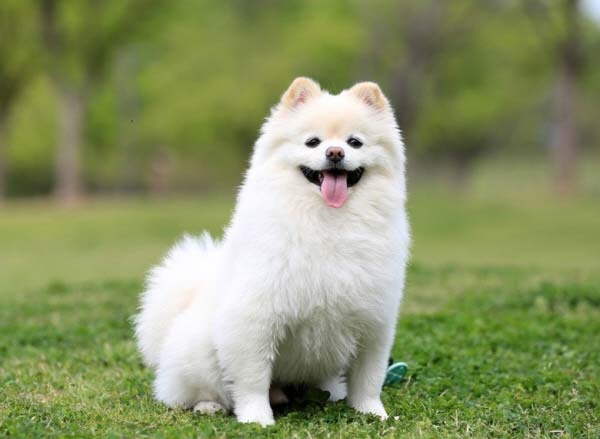
#> input picture OpenCV/img/dog.jpg, 600 x 439 px, found by its file name
$ python image_rotate_flip.py
#> lines starting #> are read from the running program, lines starting #| are printed output that depends on the picture
import numpy as np
import cv2

img = cv2.imread(
    "C:/Users/samsung-user/Documents/Deep_learning_textbooks/OpenCV/img/dog.JPG"
)
#> img is the input picture: shape (439, 600, 3); mean B, G, R 102.3, 148.3, 137.9

# cv2.imwrite(
#     "C:/Users/samsung-user/Documents/Deep_learning_textbooks/OpenCV/img/original_img.jpg",
#     img,
# )

# warpAffine() 함수 사용에 필요한 행렬을 만든다.
# 첫 번째 인수는 회전의 중심(여기서는 이미지의 중심을 설정)
# 두 번째 인수는 회전 각도(여기서는 180도를 설정)
# 세 번째 인수는 배율(여기서는 2배 확대로 설정)

center = (img.shape[1] / 2, img.shape[0] / 2)
#> center = (300, 219.5)
mat = cv2.getRotationMatrix2D(center, 180, 2.0)


# 아핀 변환을 한다.
# 첫 번째 인수는 변환하려는 이미지
# 두 번째 인수는 위에서 생성한 행렬(mat)
# 세 번째 인수는 사이즈

my_img = cv2.warpAffine(img, mat, (img.shape[1], img.shape[0]))
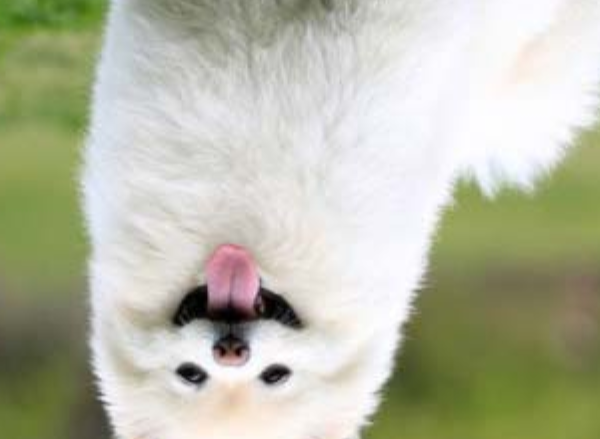
#> my_img: shape (439, 600, 3); mean B, G, R 166, 186.5, 184.3


cv2.imwrite(
    "C:/Users/samsung-user/Documents/Deep_learning_textbooks/OpenCV/img/rotate_img.jpg",
    my_img,
)


# 연습 문제
# cv2.flip() 함수를 사용하여 이미지를 x축 중심으로 반전

flip_img = cv2.flip(img, 0)
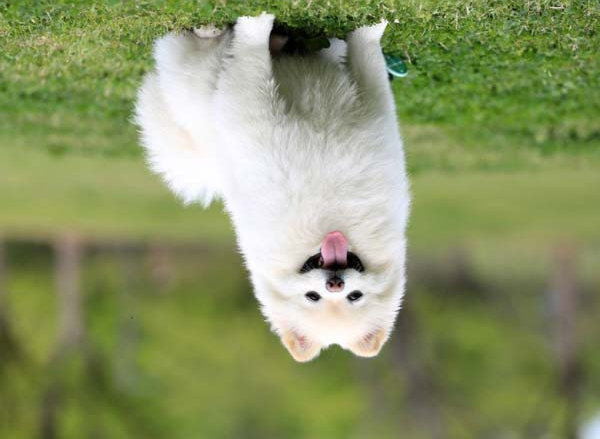
#> flip_img: shape (439, 600, 3); mean B, G, R 102.3, 148.3, 137.9
cv2.imwrite(
    "C:/Users/samsung-user/Documents/Deep_learning_textbooks/OpenCV/img/flip_dog_img.jpg",
    flip_img,
)

$ run again, with OpenCV/img/Practice_img.jpg copied over OpenCV/img/dog.jpg
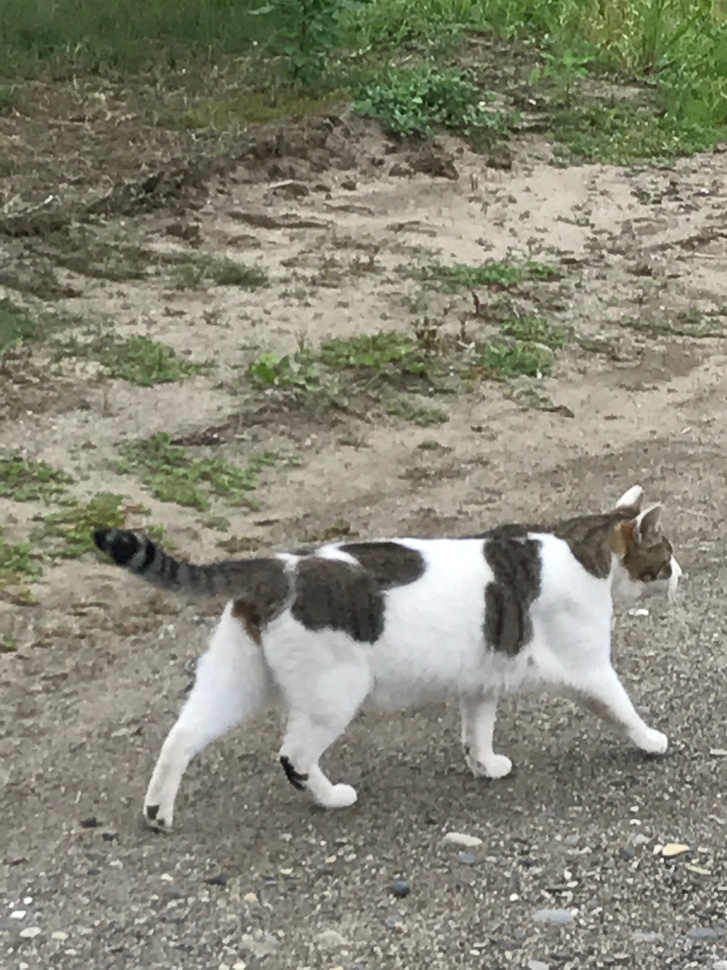
#> input picture OpenCV/img/Practice_img.jpg, 727 x 970 px, shrunk from 1008 x 1344 before the run, found by its file name
#> img is the input picture: shape (970, 727, 3); mean B, G, R 118.5, 134.3, 134.8
#> `my_img = cv2.warpAffine(img, mat, (img.shape[1], img.shape[0]))`:
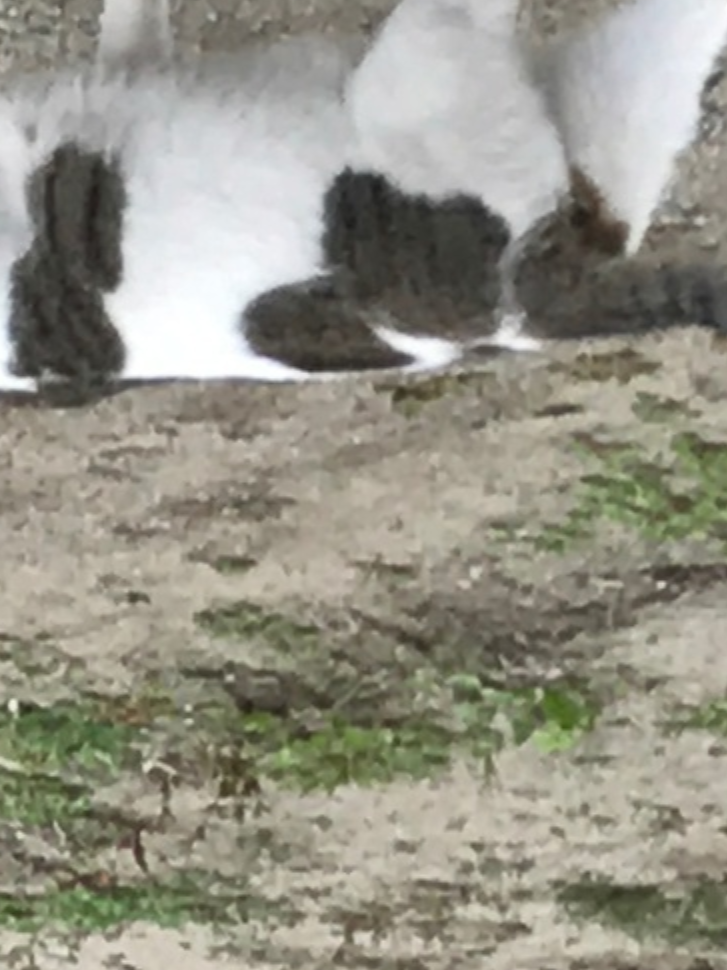
#> my_img: shape (970, 727, 3); mean B, G, R 134.3, 147, 148.8
#> `flip_img = cv2.flip(img, 0)`:
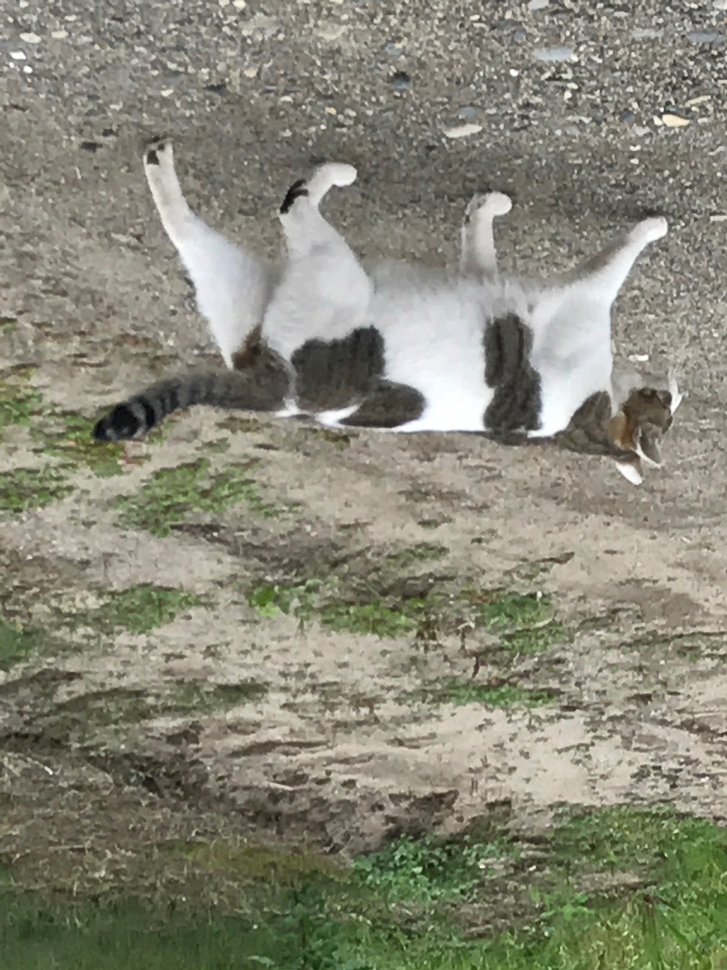
#> flip_img: shape (970, 727, 3); mean B, G, R 118.5, 134.3, 134.8

$ run again, with OpenCV/img/flip_img.jpg copied over OpenCV/img/dog.jpg
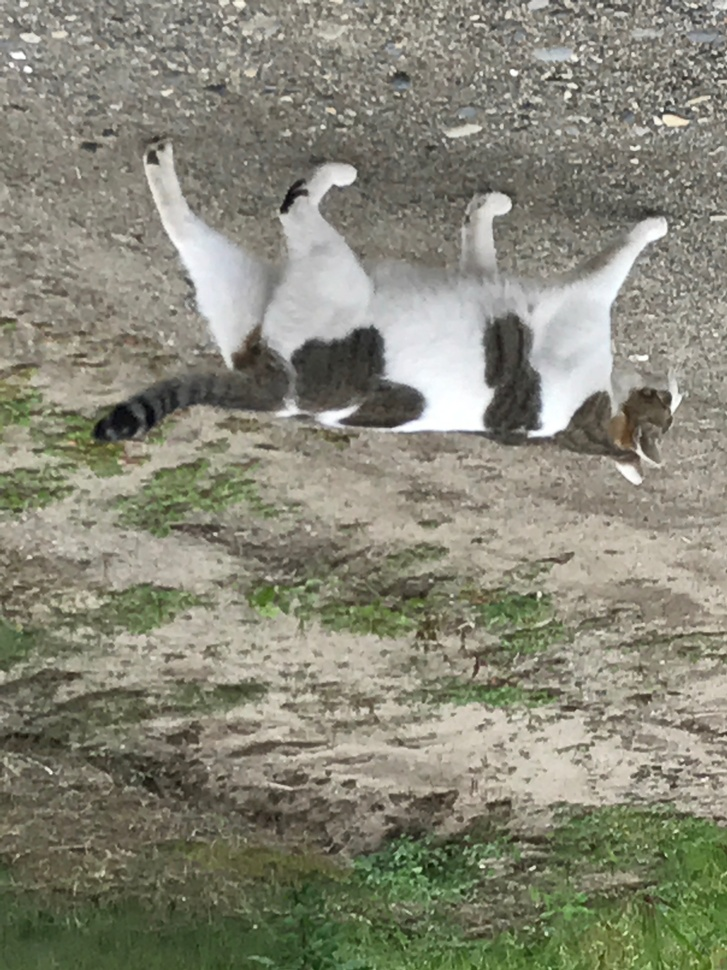
#> input picture OpenCV/img/flip_img.jpg, 727 x 970 px, shrunk from 3024 x 4032 before the run, found by its file name
#> img is the input picture: shape (970, 727, 3); mean B, G, R 118.5, 134.3, 134.7
#> `my_img = cv2.warpAffine(img, mat, (img.shape[1], img.shape[0]))`:
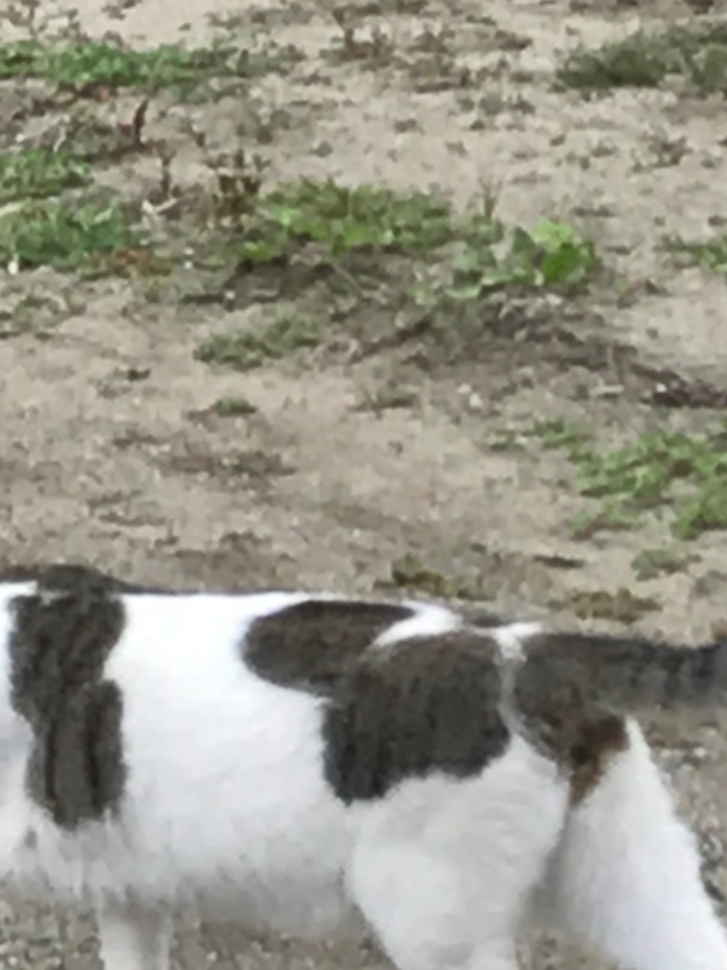
#> my_img: shape (970, 727, 3); mean B, G, R 134.3, 147, 148.8
#> `flip_img = cv2.flip(img, 0)`:
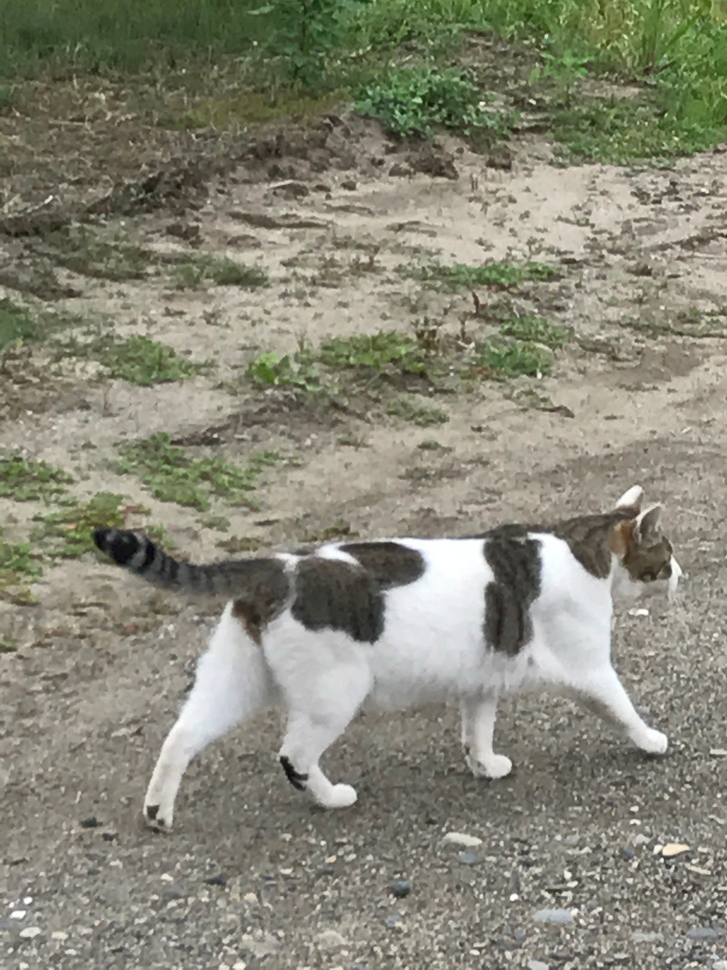
#> flip_img: shape (970, 727, 3); mean B, G, R 118.5, 134.3, 134.7
